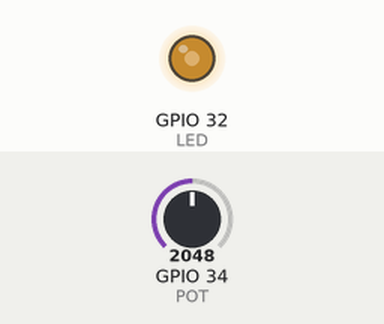
Recording of a sketch running on a simulated ESP32. Shown: output pins drawn as LEDs (lit = HIGH). The test bench sets the inputs (shaded band); at power-on: GPIO 34 (POT) = 2048.

Above: at 2.2 s.
2.3 s: GPIO 34 (POT) set to 2866
At 3.1 s:
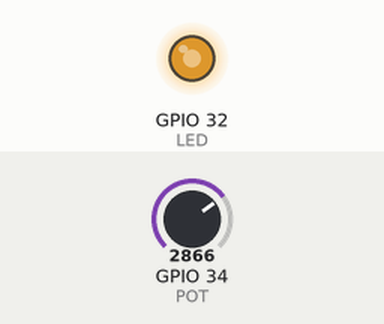
3.8 s: GPIO 34 (POT) set to 3603
At 4.2 s:
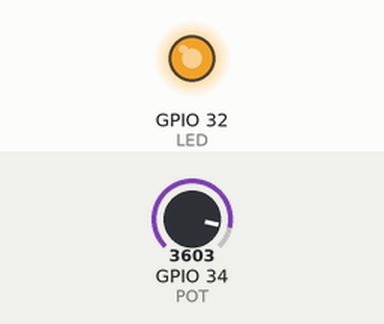
5.3 s: GPIO 34 (POT) set to 491
At 6.6 s:
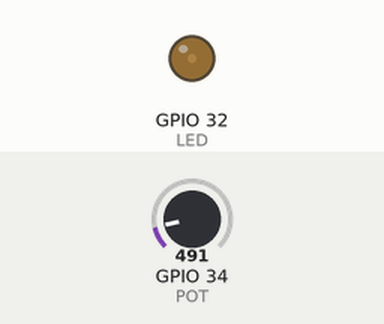
Timing chart, 0 to 8.3 s (numbered marks = the images above; inputs shaded):
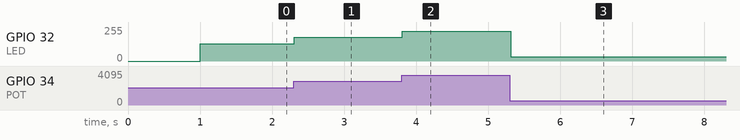

Measured:
- after the input at 2.3 s, GPIO 32 (LED): 128/255 → 178/255 at once
- after the input at 3.8 s, GPIO 32 (LED): 178/255 → 224/255 at once
- after the input at 5.3 s, GPIO 32 (LED): 224/255 → 31/255 at once

The sketch:

LEDPotentiometer.ino
```cpp
#define LED 32
#define POT 34
#define pwmChannel 0
#define pwmRes 12
#define pwmFreq 5000

u_int16_t potValue = 0;
bool isLedOn = false;

void setup() {
  Serial.begin(115200);
  delay(1000);
  pinMode(LED, OUTPUT);
  ledcSetup(pwmChannel, pwmFreq, pwmRes);
  ledcAttachPin(LED, pwmChannel);
}

void loop() {
  potValue = analogRead(POT);
  ledcWrite(pwmChannel, potValue);
  delay(10);
}
```
